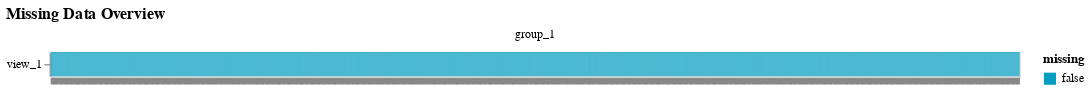

Source (notebook cell):
### Code cell
model = CORE(device="cuda")
model.fit(
    n_factors=4,
    data=adata,
    factor_prior="GP",
    weight_prior="ARD_Spike_and_Slab",
    covariates_obsm_key="spatial",
    lr=0.005,
    early_stopper_patience=500,
    print_every=100,
    center_groups=True,
    scale_views=False,
    scale_groups=True,
    max_epochs=10000,
    save=True,
    save_path="trained_model",
    init_factors="random",
    init_scale=0.1,
)

### Figure 1 — Vega specification as saved in the notebook (floating-point values rounded to 4 significant figures; data arrays with more than 128 entries replaced by an {"elided": "..."} marker saying what was removed)
{"$schema": "https://vega.github.io/schema/vega/v5.json", "data": [{"name": "source_0", "values": {"elided": "2487 records"}}, {"name": "facet_domain", "values": [{"group": "group_1", "count": 2487}]}, {"name": "facet_domain_row", "values": [{"data": 0.0}]}, {"name": "facet_domain_column", "transform": [{"type": "sequence", "start": 0.0, "stop": {"signal": "min(length(data(\"facet_domain\")), 3)"}}]}, {"name": "source_0_x_domain_obs_name", "values": {"elided": "2487 records"}}, {"name": "source_0_y_domain_view", "values": [{"view": "view_1"}]}, {"name": "source_0_color_domain_missing", "values": [{"missing": false}]}], "signals": [{"name": "child_width", "value": 800}, {"name": "y_step", "value": 20}, {"name": "child_height", "update": "bandspace(domain('y').length, 0, 0) * y_step"}], "marks": [{"type": "group", "name": "row_header", "from": {"data": "facet_domain_row"}, "encode": {"update": {"height": {"signal": "child_height"}}}, "axes": [{"scale": "y", "zindex": 1, "grid": false, "orient": "left"}], "role": "row-header"}, {"type": "group", "name": "column_footer", "from": {"data": "facet_domain_column"}, "encode": {"update": {"width": {"signal": "child_width"}}}, "axes": [{"scale": "x", "labelBaseline": "middle", "grid": false, "zindex": 1, "labels": false, "orient": "bottom", "labelAngle": 270, "labelAlign": "right"}], "role": "column-footer"}, {"type": "group", "name": "cell", "from": {"facet": {"data": "source_0", "name": "facet", "groupby": ["group"]}}, "sort": {"field": ["datum[\"group\"]"], "order": ["ascending"]}, "encode": {"update": {"width": {"signal": "child_width"}, "height": {"signal": "child_height"}}}, "marks": [{"type": "rect", "name": "child_marks", "from": {"data": "facet"}, "encode": {"update": {"x": {"field": "obs_name", "scale": "x"}, "fill": {"field": "missing", "scale": "color"}, "width": {"signal": "max(0.25, bandwidth('x'))"}, "y": {"field": "view", "scale": "y"}, "height": {"signal": "max(0.25, bandwidth('y'))"}}}, "style": ["rect"]}], "title": {"text": {"signal": "isValid(parent[\"group\"]) ? parent[\"group\"] : \"\"+parent[\"group\"]"}, "style": "guide-label", "frame": "group", "offset": 10}, "style": "cell"}], "scales": [{"name": "x", "type": "band", "domain": {"data": "source_0_x_domain_obs_name", "field": "obs_name", "sort": true}, "range": [0, {"signal": "child_width"}], "paddingOuter": 0, "paddingInner": 0}, {"name": "y", "type": "band", "domain": {"data": "source_0_y_domain_view", "field": "view", "sort": true}, "range": {"step": {"signal": "y_step"}}, "paddingOuter": 0, "paddingInner": 0}, {"name": "color", "type": "ordinal", "domain": {"data": "source_0_color_domain_missing", "field": "missing", "sort": true}, "range": ["#049DBF", "#023373"]}], "title": {"text": "Missing Data Overview", "anchor": "start"}, "layout": {"padding": 20, "bounds": "full", "align": "all", "columns": 3}, "background": "white", "padding": 5, "legends": [{"fill": "color", "symbolType": "square", "title": "missing"}]}
